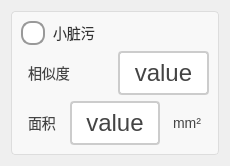
           <widget class="QWidget" name="widget_xiaozangwu" native="true">
            <layout class="QGridLayout" name="gridLayout_9">
             <item row="0" column="0">
              <widget class="QGroupBox" name="groupBox_7">
               <property name="styleSheet">
                <string notr="true">QGroupBox {
    border: 1px solid #DDD;
    border-radius: 4px;
    font: bold 14px;
    color: #666;
    background-color: #F8F8F8;
}

QGroupBox::title {
    subcontrol-origin: margin;
    subcontrol-position: top left;
    left: 10px;
    padding: 0 5px;
}</string>
               </property>
               <property name="title">
                <string/>
               </property>
               <layout class="QVBoxLayout" name="verticalLayout_3">
                <item>
                 <widget class="QRadioButton" name="rbtn_xiaozangwuEnable">
                  <property name="sizePolicy">
                   <sizepolicy hsizetype="Minimum" vsizetype="Minimum">
                    <horstretch>0</horstretch>
                    <verstretch>0</verstretch>
                   </sizepolicy>
                  </property>
                  <property name="styleSheet">
                   <string notr="true">QRadioButton {
    spacing: 8px;
    font-size: 14px;
    color: #333;  /* 保持原始文字颜色 */
}

/* 未选中状态 */
QRadioButton::indicator {
    width: 20px;
    height: 20px;
    border-radius: 10px;
    border: 2px solid #999;
    background: #ffffff;
}

/* 悬停效果 */
QRadioButton::indicator:hover {
    border: 2px solid #666;
}

/* 选中状态 */
QRadioButton::indicator:checked {
    border: 2px solid #FF6B00;  /* 橙色边框 */
}

/* 选中时的内圆 */
QRadioButton::indicator:checked {
    background-color: qradialgradient(
        cx:0.5, cy:0.5,
        radius:0.4,
        fx:0.5, fy:0.5,
        stop:0 #FF6B00,  /* 主橙色 */
        stop:1 transparent
    );
}

/* 禁用状态 */
QRadioButton:::disabled {
    border: 2px solid #ccc;
    background: #eee;
}

/* 点击动画效果 */
QRadioButton::indicator:pressed {
    border: 2px solid #CC5500;  /* 深橙色边框 */
    background-color: qradialgradient(
        cx:0.5, cy:0.5,
        radius:0.5,
        fx:0.5, fy:0.5,
        stop:0 #FFD8B3,  /* 浅橙色渐变 */
        stop:1 transparent
    );
}</string>
                  </property>
                  <property name="text">
                   <string>小脏污</string>
                  </property>
                 </widget>
                </item>
                <item>
                 <layout class="QHBoxLayout" name="horizontalLayout_5">
                  <item>
                   <widget class="QLabel" name="label_19">
                    <property name="sizePolicy">
                     <sizepolicy hsizetype="Minimum" vsizetype="Minimum">
                      <horstretch>0</horstretch>
                      <verstretch>0</verstretch>
                     </sizepolicy>
                    </property>
                    <property name="styleSheet">
                     <string notr="true">/* 基础标签样式 */
QLabel {
    color: #444444;          /* 主文字色 */
    font-size: 14px;         /* 标准字号 */
    background: transparent; /* 透明背景 */
    padding: 2px 4px;        /* 基础内边距 */
}

/* 标题样式 */
QLabel.title {
    font-size: 16px;
    font-weight: 600;
    color: #333333;
    border-bottom: 1px solid #DDDDDD; /* 下划线装饰 */
    padding-bottom: 4px;
}

/* 副标题/次要文本 */
QLabel.subtitle {
    color: #666666;
    font-size: 13px;
    font-style: italic;
}

/* 强调文本 */
QLabel.emphasis {
    color: #333333;
    font-weight: 500;
    background-color: #F5F5F5;
    border-radius: 3px;
    padding: 4px 8px;
}

/* 状态标签（成功/警告/错误） */
QLabel[state=&quot;success&quot;] {
    color: #228B22;          /* 森林绿 */
    border-left: 3px solid #228B22;
    padding-left: 8px;
}

QLabel[state=&quot;warning&quot;] {
    color: #FF8C00;          /* 暗橙 */
    border-left: 3px solid #FF8C00;
    padding-left: 8px;
}

QLabel[state=&quot;error&quot;] {
    color: #B22222;          /* 砖红 */
    border-left: 3px solid #B22222;
    padding-left: 8px;
}

/* 数据展示标签 */
QLabel.data {
    color: #2F4F4F;          /* 深石板灰 */
    font-family: monospace;
    border: 1px solid #E0E0E0;
    background-color: #FFFFFF;
    padding: 6px 12px;
    border-radius: 4px;
}

/* 禁用状态 */
QLabel:disabled {
    color: #AAAAAA;
    background-color: transparent;
}

/* 链接样式（伪链接效果） */
QLabel.link {
    color: #4682B4;          /* 钢蓝 */
    text-decoration: underline;
    border-bottom: 1px dotted #4682B4;
}

/* 图标标签 */
QLabel.icon {
    qproperty-alignment: AlignCenter;
    border: 1px solid #E0E0E0;
    border-radius: 4px;
    background-color: #FFFFFF;
    padding: 12px;
}</string>
                    </property>
                    <property name="text">
                     <string>相似度</string>
                    </property>
                   </widget>
                  </item>
                  <item>
                   <widget class="QPushButton" name="pbtn_xiaozangwuSimilarity">
                    <property name="sizePolicy">
                     <sizepolicy hsizetype="Minimum" vsizetype="Minimum">
                      <horstretch>0</horstretch>
                      <verstretch>0</verstretch>
                     </sizepolicy>
                    </property>
                    <property name="styleSheet">
                     <string notr="true">QPushButton {
    padding: 6px 14px;
    border: 2px solid #CCC;
    border-radius: 4px;
    background-color: white;
    color: #444;
	font-size:24px;
}

QPushButton:hover {
    border-color: #999;
    background-color: #F5F5F5;
}

QPushButton:pressed {
    border-color: #777;
    background-color: #EEE;
}</string>
                    </property>
                    <property name="text">
                     <string>value</string>
                    </property>
                   </widget>
                  </item>
                 </layout>
                </item>
                <item>
                 <layout class="QHBoxLayout" name="horizontalLayout_6">
                  <item>
                   <widget class="QLabel" name="label_26">
                    <property name="sizePolicy">
                     <sizepolicy hsizetype="Minimum" vsizetype="Minimum">
                      <horstretch>0</horstretch>
                      <verstretch>0</verstretch>
                     </sizepolicy>
                    </property>
                    <property name="styleSheet">
                     <string notr="true">/* 基础标签样式 */
QLabel {
    color: #444444;          /* 主文字色 */
    font-size: 14px;         /* 标准字号 */
    background: transparent; /* 透明背景 */
    padding: 2px 4px;        /* 基础内边距 */
}

/* 标题样式 */
QLabel.title {
    font-size: 16px;
    font-weight: 600;
    color: #333333;
    border-bottom: 1px solid #DDDDDD; /* 下划线装饰 */
    padding-bottom: 4px;
}

/* 副标题/次要文本 */
QLabel.subtitle {
    color: #666666;
    font-size: 13px;
    font-style: italic;
}

/* 强调文本 */
QLabel.emphasis {
    color: #333333;
    font-weight: 500;
    background-color: #F5F5F5;
    border-radius: 3px;
    padding: 4px 8px;
}

/* 状态标签（成功/警告/错误） */
QLabel[state=&quot;success&quot;] {
    color: #228B22;          /* 森林绿 */
    border-left: 3px solid #228B22;
    padding-left: 8px;
}

QLabel[state=&quot;warning&quot;] {
    color: #FF8C00;          /* 暗橙 */
    border-left: 3px solid #FF8C00;
    padding-left: 8px;
}

QLabel[state=&quot;error&quot;] {
    color: #B22222;          /* 砖红 */
    border-left: 3px solid #B22222;
    padding-left: 8px;
}

/* 数据展示标签 */
QLabel.data {
    color: #2F4F4F;          /* 深石板灰 */
    font-family: monospace;
    border: 1px solid #E0E0E0;
    background-color: #FFFFFF;
    padding: 6px 12px;
    border-radius: 4px;
}

/* 禁用状态 */
QLabel:disabled {
    color: #AAAAAA;
    background-color: transparent;
}

/* 链接样式（伪链接效果） */
QLabel.link {
    color: #4682B4;          /* 钢蓝 */
    text-decoration: underline;
    border-bottom: 1px dotted #4682B4;
}

/* 图标标签 */
QLabel.icon {
    qproperty-alignment: AlignCenter;
    border: 1px solid #E0E0E0;
    border-radius: 4px;
    background-color: #FFFFFF;
    padding: 12px;
}</string>
                    </property>
                    <property name="text">
                     <string>面积</string>
                    </property>
                   </widget>
                  </item>
                  <item>
                   <widget class="QPushButton" name="pbtn_xiaozangwuArea">
                    <property name="sizePolicy">
                     <sizepolicy hsizetype="Minimum" vsizetype="Minimum">
                      <horstretch>0</horstretch>
                      <verstretch>0</verstretch>
                     </sizepolicy>
                    </property>
                    <property name="styleSheet">
                     <string notr="true">QPushButton {
    padding: 6px 14px;
    border: 2px solid #CCC;
    border-radius: 4px;
    background-color: white;
    color: #444;
	font-size:24px;
}

QPushButton:hover {
    border-color: #999;
    background-color: #F5F5F5;
}

QPushButton:pressed {
    border-color: #777;
    background-color: #EEE;
}</string>
                    </property>
                    <property name="text">
                     <string>value</string>
                    </property>
                   </widget>
                  </item>
                  <item>
                   <widget class="QLabel" name="label_32">
                    <property name="sizePolicy">
                     <sizepolicy hsizetype="Minimum" vsizetype="Minimum">
                      <horstretch>0</horstretch>
                      <verstretch>0</verstretch>
                     </sizepolicy>
                    </property>
                    <property name="styleSheet">
                     <string notr="true">/* 基础标签样式 */
QLabel {
    color: #444444;          /* 主文字色 */
    font-size: 14px;         /* 标准字号 */
    background: transparent; /* 透明背景 */
    padding: 2px 4px;        /* 基础内边距 */
}

/* 标题样式 */
QLabel.title {
    font-size: 16px;
    font-weight: 600;
    color: #333333;
    border-bottom: 1px solid #DDDDDD; /* 下划线装饰 */
    padding-bottom: 4px;
}

/* 副标题/次要文本 */
QLabel.subtitle {
    color: #666666;
    font-size: 13px;
    font-style: italic;
}

/* 强调文本 */
QLabel.emphasis {
    color: #333333;
    font-weight: 500;
    background-color: #F5F5F5;
    border-radius: 3px;
    padding: 4px 8px;
}

/* 状态标签（成功/警告/错误） */
QLabel[state=&quot;success&quot;] {
    color: #228B22;          /* 森林绿 */
    border-left: 3px solid #228B22;
    padding-left: 8px;
}

QLabel[state=&quot;warning&quot;] {
    color: #FF8C00;          /* 暗橙 */
    border-left: 3px solid #FF8C00;
    padding-left: 8px;
}

QLabel[state=&quot;error&quot;] {
    color: #B22222;          /* 砖红 */
    border-left: 3px solid #B22222;
    padding-left: 8px;
}

/* 数据展示标签 */
QLabel.data {
    color: #2F4F4F;          /* 深石板灰 */
    font-family: monospace;
    border: 1px solid #E0E0E0;
    background-color: #FFFFFF;
    padding: 6px 12px;
    border-radius: 4px;
}

/* 禁用状态 */
QLabel:disabled {
    color: #AAAAAA;
    background-color: transparent;
}

/* 链接样式（伪链接效果） */
QLabel.link {
    color: #4682B4;          /* 钢蓝 */
    text-decoration: underline;
    border-bottom: 1px dotted #4682B4;
}

/* 图标标签 */
QLabel.icon {
    qproperty-alignment: AlignCenter;
    border: 1px solid #E0E0E0;
    border-radius: 4px;
    background-color: #FFFFFF;
    padding: 12px;
}</string>
                    </property>
                    <property name="text">
                     <string>mm²</string>
                    </property>
                   </widget>
                  </item>
                 </layout>
                </item>
               </layout>
              </widget>
             </item>
            </layout>
           </widget>
